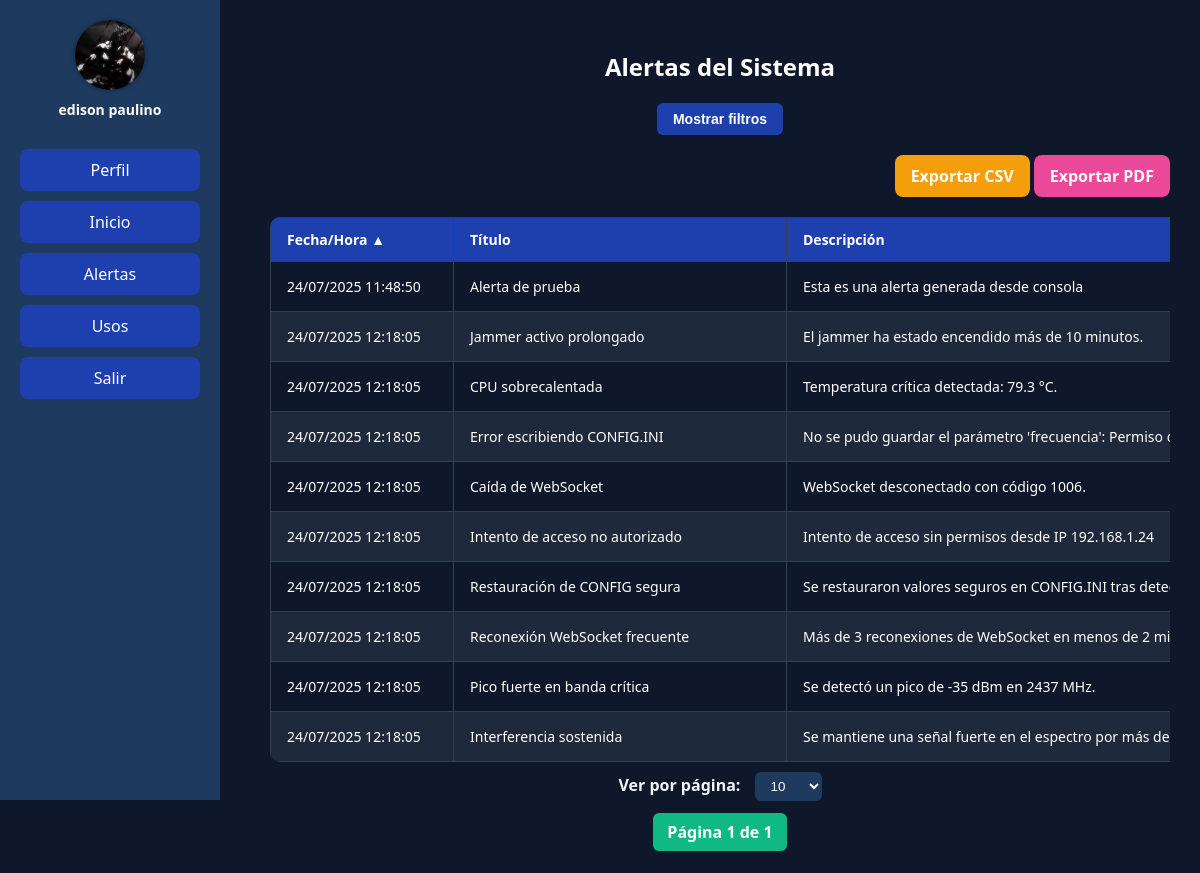
Screenshot of /alertas/ (signed in) with the database file from the repository.
### usuarios/models.py (models this page shows, shortened)
class PerfilUsuario(models.Model):
    user = models.OneToOneField(User, on_delete=models.CASCADE)
    foto = models.ImageField(upload_to='avatars/', blank=True, null=True)
    segundo_nombre = models.CharField(max_length=50, blank=True)
    segundo_apellido = models.CharField(max_length=50, blank=True)
    telefono = models.CharField(max_length=15, blank=True)
    ESTADOS = [
        ('activo', 'Activo'),
        ('inactivo', 'Inactivo'),
    ]
    estado = models.CharField(max_length=10, choices=ESTADOS, default='activo')  # NUEVO CAMPO

class Alerta(models.Model):
    NIVELES = [
        ('INFO', 'Info'),
        ('WARN', 'Advertencia'),
        ('ERROR', 'Error'),
        ('CRITICAL', 'Crítico'),
    ]
    numero_alerta = models.AutoField(primary_key=True)
    nombre = models.CharField(max_length=100)
    descripcion = models.TextField()
    nivel = models.CharField(max_length=10, choices=NIVELES)
    codigo = models.CharField(max_length=10)  # A002, C004, etc.
    fecha = models.DateTimeField(auto_now_add=True)

### usuarios/views.py (the view, shortened to what this page needs)
# urls.py: path('alertas/', views.alertas_view, name='alertas'),
@login_required
def alertas_view(request):
    alertas = list(Alerta.objects.all())
    nombre_q = request.GET.get("titulo", "").strip().lower()
    descripcion_q = request.GET.get("descripcion", "").strip().lower()
    nivel_q = request.GET.get("nivel", "").strip().lower()
    codigo_q = request.GET.get("usuario", "").strip().lower()  # ahora es el código
    fecha_q = request.GET.get("fecha", "").strip()
    mostrar_filtros = request.GET.get("mostrar_filtros", "false")
    def parse_datetime_custom(valor):
        for fmt in ("%d/%m/%Y %H:%M:%S", "%d/%m/%Y %H:%M", "%d/%m/%Y", "%H:%M:%S", "%H:%M"):
            try:
                return datetime.strptime(valor.strip(), fmt)
            except ValueError:
                continue
        return None
    if nombre_q:
        alertas = [a for a in alertas if nombre_q in a.nombre.lower()]
    if descripcion_q:
        alertas = [a for a in alertas if descripcion_q in a.descripcion.lower()]
    if nivel_q:
        alertas = [a for a in alertas if nivel_q in a.nivel.lower()]
    if codigo_q:
        alertas = [a for a in alertas if codigo_q in a.codigo.lower()]
    sort_by = request.GET.get('sort_by', 'fecha')
    order = request.GET.get('order', 'asc')
    def sort_key(a):
        if sort_by == 'fecha': return a.fecha
        elif sort_by == 'titulo': return a.nombre.lower()
        elif sort_by == 'descripcion': return a.descripcion.lower()
        elif sort_by == 'nivel': return a.nivel.lower()
        elif sort_by == 'usuario': return a.codigo.lower()  # ahora es código
        return a.fecha
    alertas.sort(key=sort_key, reverse=(order == 'desc'))
    page_size = int(request.GET.get('page_size', 10))
    paginator = Paginator(alertas, page_size)
    page_number = request.GET.get('page')
    page_obj = paginator.get_page(page_number)
    return render(request, "usuarios/alertas.html", {
        'alertas': page_obj,
        'page_obj': page_obj,
        'page_size': page_size,
        'sort_by': sort_by,
        'order': order,
        'titulo_q': nombre_q,
        'descripcion_q': descripcion_q,
        'nivel_q': nivel_q,
        'usuario_q': codigo_q,
        'fecha_q': fecha_q,
        'mostrar_filtros': mostrar_filtros,
    })

### usuarios/templates/usuarios/alertas.html (shortened to what this page needs)
{% extends 'base.html' %}
{% block content %}
<h2>Alertas del Sistema</h2>
<div class="filter-actions">
  <button id="toggleFiltros" class="btn btn-filtro">Mostrar filtros</button>
</div>
<div style="text-align: right; margin: 20px auto; max-width: 1150px;">
  <a href="{% url 'exportar_alertas_csv' %}" class="exportar-csv">Exportar CSV</a>
  <a href="{% url 'exportar_alertas_pdf' %}" class="exportar-pdf">Exportar PDF</a>
</div>
<div style="overflow-x: auto;">
  <table>
    <thead>
      <tr>
        <th>
          <a href="?sort_by=fecha&order={% if sort_by == 'fecha' and order == 'asc' %}desc{% else %}asc{% endif %}{% if request.GET.page_size %}&page_size={{ request.GET.page_size }}{% endif %}" class="sort-link">
            Fecha/Hora
            {% if sort_by == 'fecha' %}
              {% if order == 'asc' %}▲{% else %}▼{% endif %}
            {% endif %}
          </a>
        </th>
        <th>
          <a href="?sort_by=titulo&order={% if sort_by == 'titulo' and order == 'asc' %}desc{% else %}asc{% endif %}{% if request.GET.page_size %}&page_size={{ request.GET.page_size }}{% endif %}" class="sort-link">
            Título
          </a>
        </th>
        <th>
          <a href="?sort_by=descripcion&order={% if sort_by == 'descripcion' and order == 'asc' %}desc{% else %}asc{% endif %}{% if request.GET.page_size %}&page_size={{ request.GET.page_size }}{% endif %}" class="sort-link">
            Descripción
          </a>
        </th>
      </tr>
    </thead>
    <tbody>
      {% for alerta in alertas %}
      <tr>
        <td>{{ alerta.fecha|date:"d/m/Y H:i:s" }}</td>
        <td>{{ alerta.nombre }}</td>
        <td>{{ alerta.descripcion }}</td>
      </tr>
      {% empty %}
      <tr>
        <td colspan="5" style="text-align:center;">No hay alertas registradas.</td>
      </tr>
      {% endfor %}
    </tbody>
  </table>
</div>
<div class="page-size-form">
  <form method="get">
      <label for="page_size">Ver por página:</label>
      <select name="page_size" id="page_size" onchange="this.form.submit()">
          <option value="10" {% if page_size == 10 %}selected{% endif %}>10</option>
      </select>
  </form>
</div>
{% if page_obj %}
  <div class="pagination">
    <form method="get">
      <span class="current">
          Página {{ page_obj.number }} de {{ page_obj.paginator.num_pages }}
      </span>
    </form>
  </div>
{% endif %}
{% endblock %}

### usuarios/templates/base.html (shortened to what this page needs)
<!DOCTYPE html>
<html lang="es">
{% load static %}
<head>
</head>
<body>
  <div class="sidebar">
    <div class="sidebar-avatar">
      {% if request.user.perfilusuario.foto %}
        <img src="{{ request.user.perfilusuario.foto.url }}" alt="avatar" class="avatar-img">
      {% else %}
        <img src="{% static 'default/avatar.png' %}" alt="avatar" class="avatar-img">
      {% endif %}
      <p class="username">
        {{ request.user.first_name }} {{ request.user.last_name }}
      </p>
    </div>
    <a class="menu-btn" href="{% url 'perfil' %}">Perfil</a>
    <a class="menu-btn" href="{% url 'inicio' %}">Inicio</a>
    <a class="menu-btn" href="{% url 'alertas' %}">Alertas</a>
    <a class="menu-btn" href="{% url 'usos' %}">Usos</a>
    <a class="menu-btn" href="{% url 'logout' %}">Salir</a>
  </div>
  <div class="main">
    {% block content %}{% endblock %}
  </div>
</body>
</html>

### usuarios/templates/base.html (style rules this page uses)
body { margin: 0; font-family: 'Segoe UI', sans-serif; background-color: #0f172a; color: white; }
.sidebar { position: fixed; top: 0; left: 0; width: 220px; height: 100vh; background-color: #1e3a5f; padding: 20px; box-sizing: border-box; }
.sidebar-avatar { text-align: center; margin-bottom: 30px; }
.avatar-img { width: 70px; height: 70px; border-radius: 50%; object-fit: cover; margin-bottom: 10px; box-shadow: 0 0 5px rgba(0,0,0,0.4); }
.username { font-size: 14px; color: white; font-weight: bold; margin-top: -5px; }
.sidebar .menu-btn { display: block; margin: 10px 0; padding: 10px; background-color: #1e40af; color: white; text-align: center; border-radius: 8px; text-decoration: none; transition: background-color 0.3s; }
.main { margin-left: 240px; padding: 30px; }

### usuarios/templates/usuarios/alertas.html (style rules this page uses)
h2 { margin-bottom: 20px; color: white; text-align: center; }
table { width: 1000px; table-layout: fixed; border-collapse: collapse; background-color: #0f172a; color: white; border-radius: 10px; overflow: hidden; margin: auto; }
th, td { padding: 12px 16px; border: 1px solid #334155; text-align: left; font-size: 14px; word-wrap: break-word; overflow-wrap: break-word; overflow: hidden; text-overflow: ellipsis; white-space: nowrap; }
th:nth-child(1), td:nth-child(1) { width: 150px; }
th:nth-child(2), td:nth-child(2) { width: 300px; }
th:nth-child(3), td:nth-child(3) { width: 400px; }
th { background-color: #1e40af !important; color: white !important; }
th a { color: white !important; text-decoration: none; }
tr:nth-child(even) { background-color: #1e293b; }
.pagination { display: flex; justify-content: center; align-items: center; margin-top: 20px; }
.pagination a, .pagination span { color: white; background-color: #1e3a5f; padding: 8px 14px; margin: 0 4px; border-radius: 6px; text-decoration: none; transition: background-color 0.3s; }
.pagination .current { background-color: #10b981; font-weight: bold; }
.page-size-form { text-align: center; margin-top: 10px; }
.page-size-form label { color: #f1f5f9; margin-right: 10px; font-weight: bold; }
.page-size-form select { background-color: #1e3a5f; color: white; padding: 6px 12px; border: none; border-radius: 6px; }
.btn { padding: 8px 16px; border-radius: 6px; border: none; font-weight: bold; cursor: pointer; font-size: 14px; }
.btn-filtro { background-color: #1e40af; color: white; }
.filter-actions { display: flex; justify-content: center; gap: 10px; margin-bottom: 15px; }
.exportar-csv, .exportar-pdf { padding: 10px 16px; border-radius: 8px; text-decoration: none; font-weight: bold; display: inline-block; color: white; border: none; transition: background-color 0.3s ease; }
.exportar-csv { background-color: #f59e0b; }
.exportar-pdf { background-color: #ec4899; }

### rows the page displays
Alerta: fecha "24/07/2025 11:48:50", nombre "Alerta de prueba", descripcion "Esta es una alerta generada desde consola"
Alerta: fecha "24/07/2025 12:18:05", nombre "Jammer activo prolongado", descripcion "El jammer ha estado encendido más de 10 minutos."
Alerta: fecha "24/07/2025 12:18:05", nombre "CPU sobrecalentada", descripcion "Temperatura crítica detectada: 79.3 °C."
Alerta: fecha "24/07/2025 12:18:05", nombre "Error escribiendo CONFIG.INI", descripcion "No se pudo guardar el parámetro 'frecuencia': Permiso den…"
Alerta: fecha "24/07/2025 12:18:05", nombre "Caída de WebSocket", descripcion "WebSocket desconectado con código 1006."
Alerta: fecha "24/07/2025 12:18:05", nombre "Intento de acceso no autorizado", descripcion "Intento de acceso sin permisos desde IP 192.168.1.24"
Alerta: fecha "24/07/2025 12:18:05", nombre "Restauración de CONFIG segura", descripcion "Se restauraron valores seguros en CONFIG.INI tras detecta…"
Alerta: fecha "24/07/2025 12:18:05", nombre "Reconexión WebSocket frecuente", descripcion "Más de 3 reconexiones de WebSocket en menos de 2 minu…"
Alerta: fecha "24/07/2025 12:18:05", nombre "Pico fuerte en banda crítica", descripcion "Se detectó un pico de -35 dBm en 2437 MHz."
Alerta: fecha "24/07/2025 12:18:05", nombre "Interferencia sostenida", descripcion "Se mantiene una señal fuerte en el espectro por más de 10…"

### other values shown
{{ request.user.first_name }} "edison"
{{ request.user.last_name }} "paulino"
{{ page_obj.number }} "1"
{{ page_obj.paginator.num_pages }} "1"
